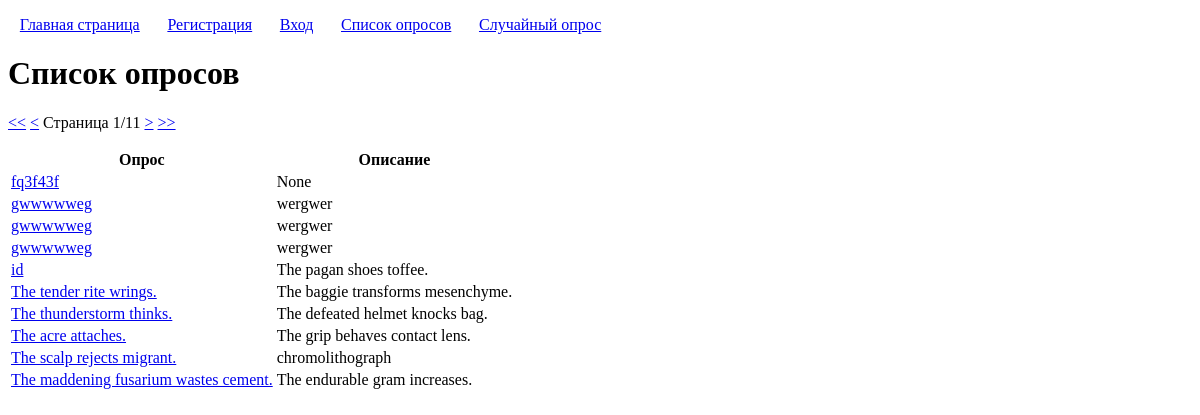
The app's page /enterpoll/polls/list/, older data.
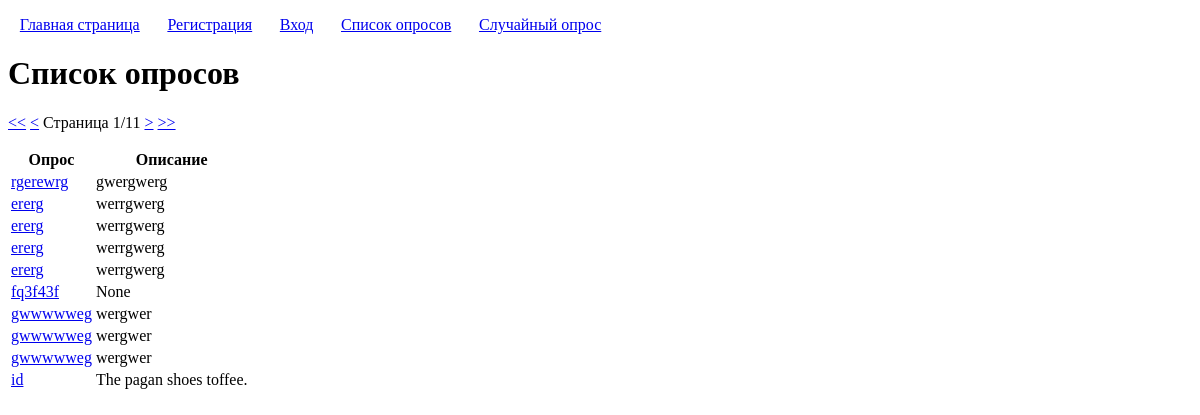
The same page, newer data.
### polls/models.py (models this page shows, shortened)
class Poll(models.Model):
	title = models.CharField('Заголовок', max_length=100, validators=[custom_validators.forbidden_words])
	description = models.CharField('Описание', max_length=100, blank=True, null=True, validators=[custom_validators.forbidden_words])
	user = models.ForeignKey(User, on_delete=models.CASCADE, verbose_name='Автор')
	created = models.DateTimeField('Время создания', auto_now_add=True)

### polls/views.py (the view)
# urls.py: path("polls/list/", views.PollsListView.as_view(), name="polls_list"),
class PollsListView(ListView):
	model = Poll
	ordering = '-created'
	paginate_by = 10
	page_kwarg = 'page_number'
	context_object_name = 'polls'
	template_name = 'polls/polls_list.html'
	def get_context_data(self, **kwargs):
		context = super().get_context_data(**kwargs)
		context['page_kwarg'] = self.page_kwarg
		return context

### templatetags/pagination.py (called while the page is built)
@register.inclusion_tag('pagination.html')
def pagination(page_kwarg, page_obj):
	return {'page_kwarg': page_kwarg, 'page_obj': page_obj}

### polls/templates/polls/polls_list.html (shortened to what this page needs)
{% extends "base.html" %}
{% load pagination %}
{% block h1 %}Список опросов{% endblock h1 %}
{% block content %}
	{% if polls %}
		{% pagination page_kwarg page_obj %}
		<table>
			<thead>
				<tr>
					<th>Опрос</th>
					<th>Описание</th>
				</tr>
			</thead>
			<tbody>
				{% for poll in page_obj %}
					<tr>
						<td>
							<a href="{% url 'poll_page' poll.pk %}">{{ poll.title }}</a>
						</td>
						<td>
							{{ poll.description }}
						</td>
					</tr>
				{% endfor %}
			</tbody>
		</table>
	{% else %}
		<p>Опросы отсутствуют.</p>
	{% endif %}
{% endblock content %}

Row changes from the older to the newer data that the page shows:
no longer on this page (row unchanged): Poll: title "The tender rite wrings.", description "The baggie transforms mesenchyme."
no longer on this page (row unchanged): Poll: title "The thunderstorm thinks.", description "The defeated helmet knocks bag."
no longer on this page (row unchanged): Poll: title "The acre attaches.", description "The grip behaves contact lens."
no longer on this page (row unchanged): Poll: title "The scalp rejects migrant.", description "chromolithograph"
no longer on this page (row unchanged): Poll: title "The maddening fusarium wastes cement.", description "The endurable gram increases."
added Poll: title "rgerewrg", description "gwergwerg"
added Poll: title "ererg", description "werrgwerg"
added Poll: title "ererg", description "werrgwerg"
added Poll: title "ererg", description "werrgwerg"
added Poll: title "ererg", description "werrgwerg"
